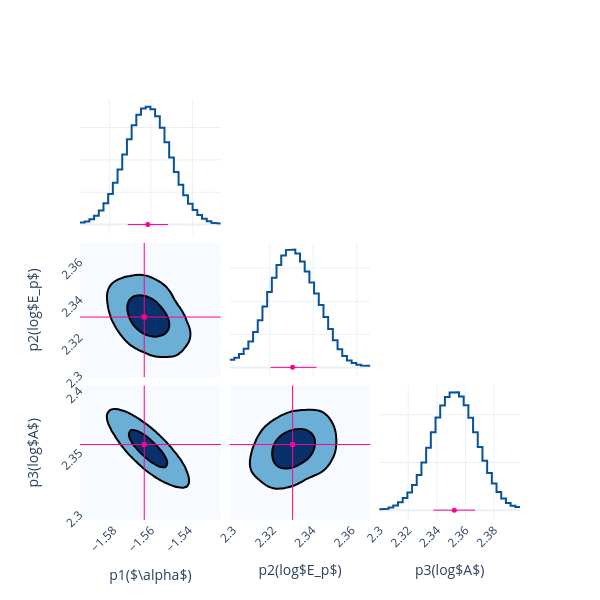

The cell this chart's notebook holds for it:
### Code cell
fig = Plot.post_corner(post, ploter='plotly')
fig.save(f'{savepath}/corner')

### Figure 1 — Plotly figure (JSON) as saved in the notebook; plotly's stock layout.template omitted (floating-point values rounded to 4 significant figures; data arrays with more than 128 entries replaced by an {"elided": "..."} marker saying what was removed)
{"data": [{"line": {"color": "#08519c", "width": 2}, "mode": "lines", "name": "p1($\\alpha$)", "showlegend": false, "type": "scatter", "x": [-1.594, -1.592, -1.592, -1.59, -1.59, -1.587, -1.587, -1.585, -1.585, -1.583, -1.583, -1.581, -1.581, -1.578, -1.578, -1.576, -1.576, -1.574, -1.574, -1.572, -1.572, -1.569, -1.569, -1.567, -1.567, -1.565, -1.565, -1.562, -1.562, -1.56, -1.56, -1.558, -1.558, -1.556, -1.556, -1.553, -1.553, -1.551, -1.551, -1.549, -1.549, -1.547, -1.547, -1.544, -1.544, -1.542, -1.542, -1.54, -1.54, -1.538, -1.538, -1.535, -1.535, -1.533, -1.533, -1.531, -1.531, -1.529, -1.529, -1.526], "xaxis": "x", "y": [0.6653, 0.6653, 0.9628, 0.9628, 1.619, 1.619, 2.725, 2.725, 4.359, 4.359, 6.578, 6.578, 9.42, 9.42, 12.92, 12.92, 17.05, 17.05, 21.67, 21.67, 26.41, 26.41, 30.68, 30.68, 33.92, 33.92, 35.85, 35.85, 36.43, 36.43, 35.65, 35.65, 33.45, 33.45, 29.92, 29.92, 25.47, 25.47, 20.72, 20.72, 16.22, 16.22, 12.29, 12.29, 9.039, 9.039, 6.472, 6.472, 4.493, 4.493, 2.979, 2.979, 1.841, 1.841, 1.044, 1.044, 0.5641, 0.5641, 0.3483, 0.3483], "yaxis": "y"}, {"line": {"color": "#08519c", "width": 2}, "mode": "lines", "name": "p2(log$E_p$)", "showlegend": false, "type": "scatter", "x": [2.302, 2.304, 2.304, 2.306, 2.306, 2.308, 2.308, 2.31, 2.31, 2.312, 2.312, 2.314, 2.314, 2.317, 2.317, 2.319, 2.319, 2.321, 2.321, 2.323, 2.323, 2.325, 2.325, 2.327, 2.327, 2.33, 2.33, 2.332, 2.332, 2.334, 2.334, 2.336, 2.336, 2.338, 2.338, 2.34, 2.34, 2.343, 2.343, 2.345, 2.345, 2.347, 2.347, 2.349, 2.349, 2.351, 2.351, 2.353, 2.353, 2.355, 2.355, 2.358, 2.358, 2.36, 2.36, 2.362, 2.362, 2.364, 2.364, 2.366], "xaxis": "x5", "y": [2.314, 2.314, 2.9, 2.9, 4.025, 4.025, 5.656, 5.656, 7.847, 7.847, 10.71, 10.71, 14.28, 14.28, 18.42, 18.42, 22.82, 22.82, 27.12, 27.12, 30.94, 30.94, 33.86, 33.86, 35.49, 35.49, 35.66, 35.66, 34.43, 34.43, 32.06, 32.06, 29.0, 29.0, 25.7, 25.7, 22.35, 22.35, 18.89, 18.89, 15.24, 15.24, 11.58, 11.58, 8.216, 8.216, 5.462, 5.462, 3.447, 3.447, 2.113, 2.113, 1.299, 1.299, 0.8349, 0.8349, 0.592, 0.592, 0.4898, 0.4898], "yaxis": "y5"}, {"colorscale": [[0, "rgb(247,251,255)"], [0.125, "rgb(222,235,247)"], [0.25, "rgb(198,219,239)"], [0.375, "rgb(158,202,225)"], [0.5, "rgb(107,174,214)"], [0.625, "rgb(66,146,198)"], [0.75, "rgb(33,113,181)"], [0.875, "rgb(8,81,156)"], [1, "rgb(8,48,107)"]], "contours": {"end": 0.004134, "size": 0.003136, "start": 0.0009977}, "line": {"width": 2}, "name": "p1($\\alpha$)&p2(log$E_p$)", "ncontours": 2, "showlegend": false, "showscale": false, "type": "contour", "x": [-1.598, -1.595, -1.593, -1.591, -1.589, -1.586, -1.584, -1.582, -1.579, -1.577, -1.575, -1.573, -1.57, -1.568, -1.566, -1.564, -1.561, -1.559, -1.557, -1.555, -1.552, -1.55, -1.548, -1.546, -1.543, -1.541, -1.539, -1.536, -1.534, -1.532, -1.53, -1.527, -1.525, -1.523], "xaxis": "x4", "y": [2.298, 2.3, 2.303, 2.305, 2.307, 2.309, 2.311, 2.313, 2.316, 2.318, 2.32, 2.322, 2.324, 2.326, 2.329, 2.331, 2.333, 2.335, 2.337, 2.339, 2.341, 2.344, 2.346, 2.348, 2.35, 2.352, 2.354, 2.357, 2.359, 2.361, 2.363, 2.365, 2.367, 2.369], "yaxis": "y4", "z": {"elided": "34x34 float values"}}, {"line": {"color": "#08519c", "width": 2}, "mode": "lines", "name": "p3(log$A$)", "showlegend": false, "type": "scatter", "x": [2.3, 2.303, 2.303, 2.306, 2.306, 2.31, 2.31, 2.313, 2.313, 2.316, 2.316, 2.319, 2.319, 2.323, 2.323, 2.326, 2.326, 2.329, 2.329, 2.333, 2.333, 2.336, 2.336, 2.339, 2.339, 2.342, 2.342, 2.346, 2.346, 2.349, 2.349, 2.352, 2.352, 2.356, 2.356, 2.359, 2.359, 2.362, 2.362, 2.365, 2.365, 2.369, 2.369, 2.372, 2.372, 2.375, 2.375, 2.379, 2.379, 2.382, 2.382, 2.385, 2.385, 2.388, 2.388, 2.392, 2.392, 2.395, 2.395, 2.398], "xaxis": "x9", "y": [0.1872, 0.1872, 0.2975, 0.2975, 0.554, 0.554, 0.9979, 0.9979, 1.652, 1.652, 2.537, 2.537, 3.71, 3.71, 5.278, 5.278, 7.358, 7.358, 9.995, 9.995, 13.08, 13.08, 16.34, 16.34, 19.41, 19.41, 21.96, 21.96, 23.75, 23.75, 24.68, 24.68, 24.71, 24.71, 23.81, 23.81, 21.99, 21.99, 19.39, 19.39, 16.36, 16.36, 13.26, 13.26, 10.36, 10.36, 7.788, 7.788, 5.592, 5.592, 3.815, 3.815, 2.47, 2.47, 1.534, 1.534, 0.9572, 0.9572, 0.6851, 0.6851], "yaxis": "y9"}, {"colorscale": [[0, "rgb(247,251,255)"], [0.125, "rgb(222,235,247)"], [0.25, "rgb(198,219,239)"], [0.375, "rgb(158,202,225)"], [0.5, "rgb(107,174,214)"], [0.625, "rgb(66,146,198)"], [0.75, "rgb(33,113,181)"], [0.875, "rgb(8,81,156)"], [1, "rgb(8,48,107)"]], "contours": {"end": 0.007404, "size": 0.005792, "start": 0.001612}, "line": {"width": 2}, "name": "p1($\\alpha$)&p3(log$A$)", "ncontours": 2, "showlegend": false, "showscale": false, "type": "contour", "x": [-1.598, -1.595, -1.593, -1.591, -1.589, -1.586, -1.584, -1.582, -1.579, -1.577, -1.575, -1.573, -1.57, -1.568, -1.566, -1.564, -1.561, -1.559, -1.557, -1.555, -1.552, -1.55, -1.548, -1.546, -1.543, -1.541, -1.539, -1.536, -1.534, -1.532, -1.53, -1.527, -1.525, -1.523], "xaxis": "x7", "y": [2.295, 2.298, 2.301, 2.305, 2.308, 2.311, 2.314, 2.318, 2.321, 2.324, 2.328, 2.331, 2.334, 2.337, 2.341, 2.344, 2.347, 2.351, 2.354, 2.357, 2.36, 2.364, 2.367, 2.37, 2.374, 2.377, 2.38, 2.383, 2.387, 2.39, 2.393, 2.397, 2.4, 2.403], "yaxis": "y7", "z": {"elided": "34x34 float values"}}, {"colorscale": [[0, "rgb(247,251,255)"], [0.125, "rgb(222,235,247)"], [0.25, "rgb(198,219,239)"], [0.375, "rgb(158,202,225)"], [0.5, "rgb(107,174,214)"], [0.625, "rgb(66,146,198)"], [0.75, "rgb(33,113,181)"], [0.875, "rgb(8,81,156)"], [1, "rgb(8,48,107)"]], "contours": {"end": 0.00398, "size": 0.003013, "start": 0.0009671}, "line": {"width": 2}, "name": "p2(log$E_p$)&p3(log$A$)", "ncontours": 2, "showlegend": false, "showscale": false, "type": "contour", "x": [2.298, 2.3, 2.303, 2.305, 2.307, 2.309, 2.311, 2.313, 2.316, 2.318, 2.32, 2.322, 2.324, 2.326, 2.329, 2.331, 2.333, 2.335, 2.337, 2.339, 2.341, 2.344, 2.346, 2.348, 2.35, 2.352, 2.354, 2.357, 2.359, 2.361, 2.363, 2.365, 2.367, 2.369], "xaxis": "x8", "y": [2.295, 2.298, 2.301, 2.305, 2.308, 2.311, 2.314, 2.318, 2.321, 2.324, 2.328, 2.331, 2.334, 2.337, 2.341, 2.344, 2.347, 2.351, 2.354, 2.357, 2.36, 2.364, 2.367, 2.37, 2.374, 2.377, 2.38, 2.383, 2.387, 2.39, 2.393, 2.397, 2.4, 2.403], "yaxis": "y8", "z": {"elided": "34x34 float values"}}, {"error_x": {"array": [0.009737], "arrayminus": [0.009685], "color": "#FF0092", "symmetric": false, "thickness": 1, "type": "data", "width": 0}, "marker": {"color": "#FF0092", "size": 5, "symbol": "circle"}, "mode": "markers", "name": "p1($\\alpha$)", "showlegend": false, "type": "scatter", "x": [-1.561], "xaxis": "x", "y": [0.01], "yaxis": "y"}, {"error_x": {"array": [0.01099], "arrayminus": [0.01015], "color": "#FF0092", "symmetric": false, "thickness": 1, "type": "data", "width": 0}, "marker": {"color": "#FF0092", "size": 5, "symbol": "circle"}, "mode": "markers", "name": "p2(log$E_p$)", "showlegend": false, "type": "scatter", "x": [2.33], "xaxis": "x5", "y": [0.01], "yaxis": "y5"}, {"error_x": {"array": [0.01459], "arrayminus": [0.01469], "color": "#FF0092", "symmetric": false, "thickness": 1, "type": "data", "width": 0}, "marker": {"color": "#FF0092", "size": 5, "symbol": "circle"}, "mode": "markers", "name": "p3(log$A$)", "showlegend": false, "type": "scatter", "x": [2.352], "xaxis": "x9", "y": [0.01], "yaxis": "y9"}, {"marker": {"color": "#FF0092", "size": 5, "symbol": "square"}, "mode": "markers", "name": "p1($\\alpha$)&p2(log$E_p$)", "showlegend": false, "type": "scatter", "x": [-1.563], "xaxis": "x4", "y": [2.33], "yaxis": "y4"}, {"marker": {"color": "#FF0092", "size": 5, "symbol": "square"}, "mode": "markers", "name": "p1($\\alpha$)&p3(log$A$)", "showlegend": false, "type": "scatter", "x": [-1.563], "xaxis": "x7", "y": [2.356], "yaxis": "y7"}, {"marker": {"color": "#FF0092", "size": 5, "symbol": "square"}, "mode": "markers", "name": "p2(log$E_p$)&p3(log$A$)", "showlegend": false, "type": "scatter", "x": [2.33], "xaxis": "x8", "y": [2.356], "yaxis": "y8"}], "layout": {"height": 600, "shapes": [{"line": {"color": "#FF0092", "width": 1}, "type": "line", "x0": -1.563, "x1": -1.563, "xref": "x4", "y0": 0, "y1": 1, "yref": "y4 domain"}, {"line": {"color": "#FF0092", "width": 1}, "type": "line", "x0": 0, "x1": 1, "xref": "x4 domain", "y0": 2.33, "y1": 2.33, "yref": "y4"}, {"line": {"color": "#FF0092", "width": 1}, "type": "line", "x0": -1.563, "x1": -1.563, "xref": "x7", "y0": 0, "y1": 1, "yref": "y7 domain"}, {"line": {"color": "#FF0092", "width": 1}, "type": "line", "x0": 0, "x1": 1, "xref": "x7 domain", "y0": 2.356, "y1": 2.356, "yref": "y7"}, {"line": {"color": "#FF0092", "width": 1}, "type": "line", "x0": 2.33, "x1": 2.33, "xref": "x8", "y0": 0, "y1": 1, "yref": "y8 domain"}, {"line": {"color": "#FF0092", "width": 1}, "type": "line", "x0": 0, "x1": 1, "xref": "x8 domain", "y0": 2.356, "y1": 2.356, "yref": "y8"}], "width": 600, "xaxis": {"anchor": "y", "domain": [0, 0.32], "showticklabels": false, "tickangle": -45}, "xaxis2": {"anchor": "y2", "domain": [0.34, 0.66], "showticklabels": false, "tickangle": -45}, "xaxis3": {"anchor": "y3", "domain": [0.68, 1], "showticklabels": false, "tickangle": -45}, "xaxis4": {"anchor": "y4", "domain": [0, 0.32], "showticklabels": false, "tickangle": -45}, "xaxis5": {"anchor": "y5", "domain": [0.34, 0.66], "showticklabels": false, "tickangle": -45}, "xaxis6": {"anchor": "y6", "domain": [0.68, 1], "showticklabels": false, "tickangle": -45}, "xaxis7": {"anchor": "y7", "domain": [0, 0.32], "showticklabels": true, "tickangle": -45, "title": {"text": "p1($\\alpha$)"}}, "xaxis8": {"anchor": "y8", "domain": [0.34, 0.66], "showticklabels": true, "tickangle": -45, "title": {"text": "p2(log$E_p$)"}}, "xaxis9": {"anchor": "y9", "domain": [0.68, 1], "showticklabels": true, "tickangle": -45, "title": {"text": "p3(log$A$)"}}, "yaxis": {"anchor": "x", "domain": [0.68, 1], "showticklabels": false, "tickangle": -45}, "yaxis2": {"anchor": "x2", "domain": [0.68, 1], "showticklabels": false, "tickangle": -45}, "yaxis3": {"anchor": "x3", "domain": [0.68, 1], "showticklabels": false, "tickangle": -45}, "yaxis4": {"anchor": "x4", "domain": [0.34, 0.66], "showticklabels": true, "tickangle": -45, "title": {"text": "p2(log$E_p$)"}}, "yaxis5": {"anchor": "x5", "domain": [0.34, 0.66], "showticklabels": false, "tickangle": -45}, "yaxis6": {"anchor": "x6", "domain": [0.34, 0.66], "showticklabels": false, "tickangle": -45}, "yaxis7": {"anchor": "x7", "domain": [0, 0.32], "showticklabels": true, "tickangle": -45, "title": {"text": "p3(log$A$)"}}, "yaxis8": {"anchor": "x8", "domain": [0, 0.32], "showticklabels": false, "tickangle": -45}, "yaxis9": {"anchor": "x9", "domain": [0, 0.32], "showticklabels": false, "tickangle": -45}}}
